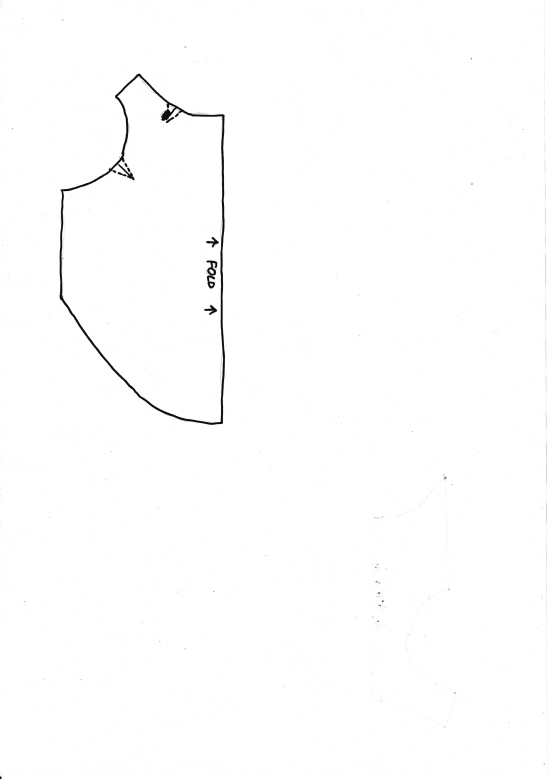
#> input picture src-deprecated/sweater-top.png, 1653 x 2337 px (shown at 1/3 size)
$ python main.py
#> lines starting #> are read from the running program, lines starting #| are printed output that depends on the picture; after the words box and inside, x2 and y2 are one past the last pixel; in counts of white or black regions, pixels touching at a corner belong together; long printed decimals are rounded
### src-deprecated/utils/functions.py
from PIL import Image, ImageDraw, ImageFont
import cv2
import numpy as np
import fitz  # PyMuPDF
import os

def is_pdf_file(file_path):
    _, file_extension = os.path.splitext(file_path)
    return file_extension.lower() == '.pdf'

# [101 lines left out: functions convert_pdf_to_bw_png, add_reference_box, add_lines, add_page_letters_left, add_page_letters_right, add_page_letters_top and 1 more, not called in this run]

def set_line_width(resized_image, line_width):
    # Load the image
    image = resized_image
    # Convert the image to grayscale
    gray = cv2.cvtColor(image, cv2.COLOR_BGR2GRAY)
    # Apply Canny edge detection
    edges = cv2.Canny(gray, 50, 150)
    # Find lines in the image using the HoughLinesP function for probabilistic Hough transform
    lines = cv2.HoughLinesP(edges, 3, np.pi / 210, threshold=50, minLineLength=50, maxLineGap=100)
    # Get the original image dimensions
    height, width, _ = resized_image.shape
    # Redraw the detected lines on blank image with whatever width we like
    new_image = Image.new("RGB", (width, height), "white")
    new_image = np.array(new_image)
    # Draw the lines on the original image
    for line in lines:
        x1, y1, x2, y2 = line[0]
        # Draw the line on the image with a specific width (in this case, 2 pixels)
        cv2.line(new_image, (x1, y1), (x2, y2), (0, 0, 0), line_width)
    return(new_image)

def set_scale_factors(height_cm, width_cm,
                    desired_height,
                    desired_width,
                    scale_factor_height,
                    scale_factor_width):
    if (desired_height):
        # Calculate scale factor
        scale_factor_height = desired_height/height_cm
        print(f"Scale factor height: {scale_factor_height}")

    if (desired_width):
        # Calculate scale factor
        scale_factor_width = desired_width/width_cm
        print(f"Scale factor width: {scale_factor_width}")

    if (not any(x is not None for x in [scale_factor_height, scale_factor_width])):
        raise Exception("scale_factor_height and scale_factor_width can not both be None. Please set at least one of the two.")

    if (scale_factor_height is None):
        scale_factor_height = scale_factor_width

    if (scale_factor_width is None):
        scale_factor_width = scale_factor_height

    return scale_factor_height, scale_factor_width

### src-deprecated/main.py
import cv2
from PIL import Image
import math
import string
from reportlab.pdfgen import canvas
from reportlab.lib.pagesizes import letter

from utils.functions import (
    add_lines,
    add_reference_box,
    add_page_letters_left,
    add_page_letters_right,
    add_page_letters_top,
    add_page_letters_bottom,
    set_line_width,
    set_scale_factors,
    convert_pdf_to_bw_png,
    is_pdf_file,
)

# User inputs
input_file = "sweater-top.png"
desired_height = 43
desired_width = None
scale_factor_height = None
scale_factor_width = None
pdf_resolution = 300
line_width = 2

# Fine tuning parameters
inch = 2.54
file_folder = "output-files/"

# Conversion parameters
if (is_pdf_file(input_file)):
    ## Convert pdf of scan to png
    print("Converting pdf to png...")
    pdf_input_file = input_file
    input_file = input_file.lower().replace(".pdf", ".png")
    convert_pdf_to_bw_png(pdf_input_file, input_file, pdf_resolution)

# We need a filename to use later for storing
file_name = input_file.replace(".png", "")

# Get the dpi
image = Image.open(input_file)  # Replace 'your_image.jpg' with the path to your image file
#> image is the input picture: PIL image 1653x2337 P; mean R, G, B 253.4, 253.4, 253.4
# Get the image's DPI (Dots Per Inch)
dpi = image.info.get('dpi')
#> dpi = (200, 200)
if (dpi is None):
    # Use a default
    print("Using default dpi")
    dpi = 72
else:
    dpi = dpi[0]
#> dpi = 200
print(dpi)
#| 199.9996

# Get dots per cm
dpcm = dpi/inch
#> dpcm = 78.74

# Load the scanned A4 image
image = cv2.imread(input_file)
#> image: shape (2337, 1653, 3)

# Convert the image to grayscale
gray = cv2.cvtColor(image, cv2.COLOR_BGR2GRAY)

# Apply Canny edge detection
edges = cv2.Canny(gray, 50, 150)
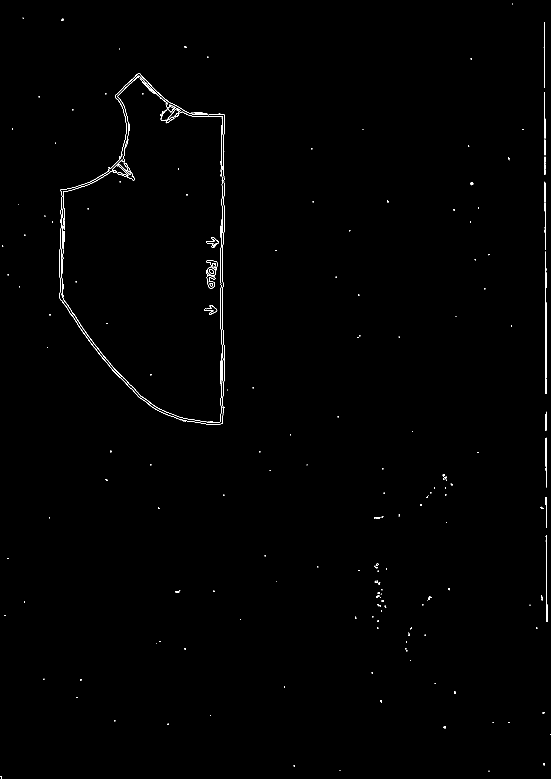
#> edges: shape (2337, 1653) (shown at 1/3 size); 0.35% white in thin lines or dots

# Find contours in the edge-detected image
contours, _ = cv2.findContours(edges, cv2.RETR_EXTERNAL, cv2.CHAIN_APPROX_SIMPLE)
#> contours = 195 contours, 186 with area under 20; largest, box (x1, y1, x2, y2) and area: (178, 221, 675, 1275) 375148, (1635, 755, 1640, 1182) 520, (1637, 1605, 1642, 1866) 414, (1122, 1551, 1141, 1557) 50, (1412, 548, 1420, 556) 40

# Filter the detected contours based on size or other criteria
# For example, you can keep the largest contour
largest_contour = max(contours, key=cv2.contourArea)
#> largest_contour = contour of 728 points, box (x1, y1, x2, y2) (178, 221, 675, 1275), area 375148

# Get the bounding box of the largest contour
x, y, w, h = cv2.boundingRect(largest_contour)
#> x = 178; y = 221; w = 497; h = 1054

# Crop the original image to the detected region
cropped_image = image[y:y+h, x:x+w]
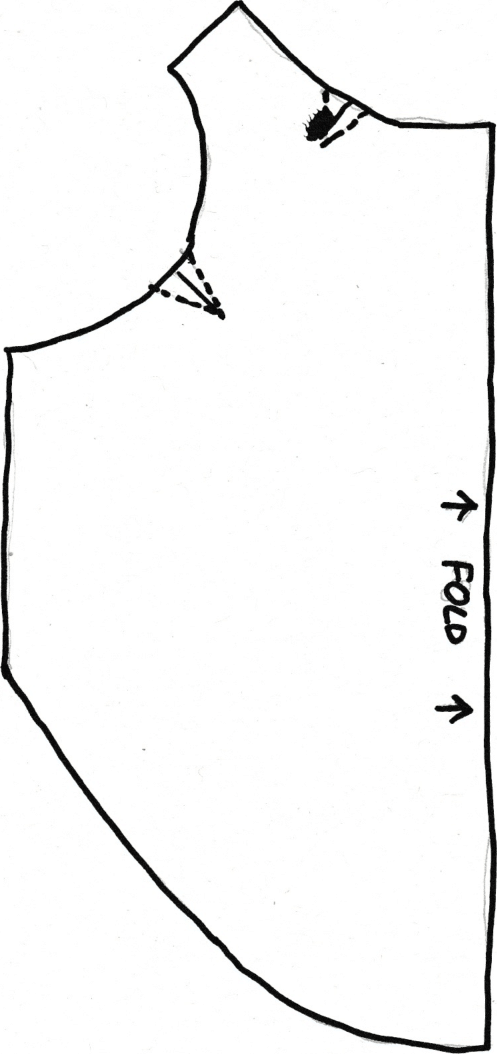
#> cropped_image: shape (1054, 497, 3); mean B, G, R 245.2, 245.2, 245.2

# Save the cropped image
cv2.imwrite(file_folder+"cropped_image.png", cropped_image)

# Get the original image dimensions
height, width, _ = cropped_image.shape
#> height = 1054; width = 497

# Get current sizes in cm
height_cm = height/dpcm
#> height_cm = 13.39
width_cm = width/dpcm
#> width_cm = 6.31
print(f"Current size of image: {width_cm} by {height_cm} cm")
#| Current size of image: 6.312 by 13.386 cm

scale_factor_height, scale_factor_width = set_scale_factors(height_cm, width_cm,
                                                            desired_height,
                                                            desired_width,
                                                            scale_factor_height,
                                                            scale_factor_width)
#> in set_scale_factors, `scale_factor_height = desired_height/height_cm`: scale_factor_height = 3.21
#| Scale factor height: 3.212
#> scale_factor_height = 3.21; scale_factor_width = 3.21

# Calculate the new dimensions
new_height = int(height * scale_factor_height)
#> new_height = 3385
new_width = int(width * scale_factor_width)
#> new_width = 1596
print(f"New size of image: {new_width/dpcm} by {new_height/dpcm} cm")
#| New size of image: 20.269 by 42.990 cm

# Resize the image to the new dimensions
resized_image = cv2.resize(cropped_image, (new_width, new_height))

if (line_width is not None):
    resized_image = set_line_width(resized_image, line_width)
#> in set_line_width, `edges = cv2.Canny(gray, 50, 150)`:
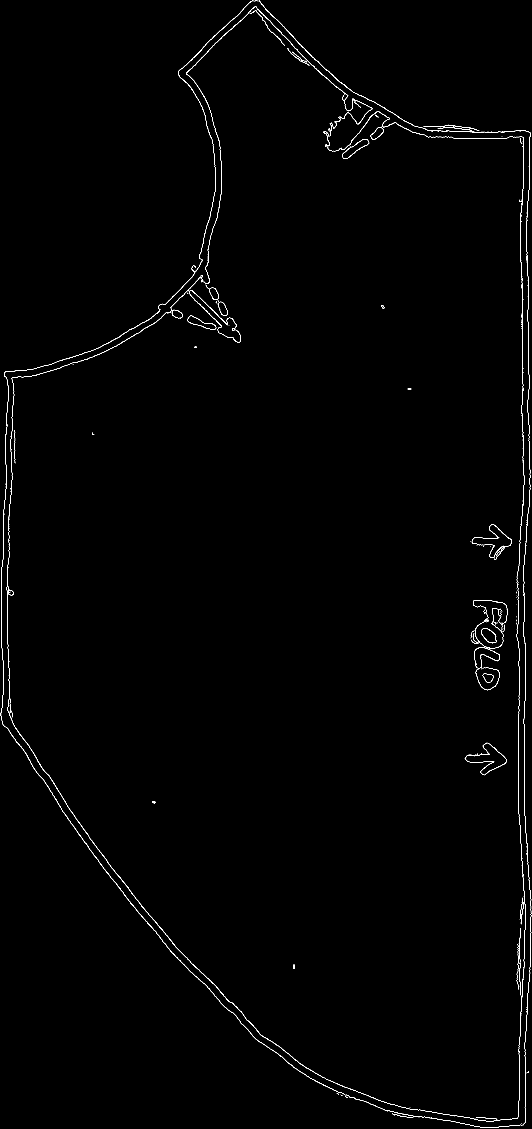
#> edges: shape (3385, 1596) (shown at 1/3 size); 0.51% white in thin lines or dots
#> in set_line_width, `lines = cv2.HoughLinesP(edges, 3, np.pi / 210, threshold=50, minLineLe..`: lines = 469 rows, first 6: [1553, 1714, 1554, 1814], [1573, 2220, 1576, 1953], [1570, 571, 1570, 391], [1557, 3375, 1557, 3112], [321, 2584, 480, 2783], [1566, 1388, 1566, 834]
#> in set_line_width, `new_image = Image.new("RGB", (width, height), "white")`: new_image: PIL image 1596x3385 RGB; every value is 255
#> the loop in set_line_width, `for line in lines:` made 469 passes
#> after the loop in set_line_width, `for line in lines:`:
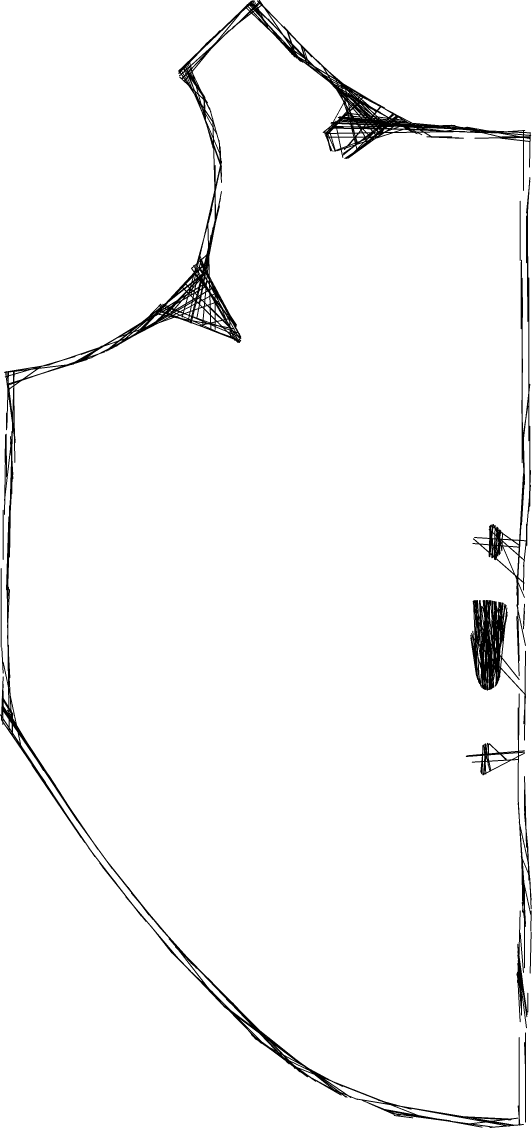
#> new_image: shape (3385, 1596, 3) (shown at 1/3 size); 96.9% white; 9 black regions, largest, box (x1, y1, x2, y2) and area: (0, 0, 1594, 3384) 114472, (1411, 1800, 1578, 2222) 21339, (1417, 531, 1593, 2029) 17035

# Save or display the resized image
cv2.imwrite(file_folder+"resized_image.png", resized_image)

# Load the large image
large_image = Image.open(file_folder+"resized_image.png")

# A4 paper dimensions in millimeters
a4_width_cm = 21
a4_height_cm = 29.7

# Calculate the size of one A4 section in pixels
a4_width_px_full = int((a4_width_cm / inch) * dpi)
#> a4_width_px_full = 1653
a4_height_px_full = int((a4_height_cm / inch) * dpi)
#> a4_height_px_full = 2338
a4_width_px = a4_width_px_full - 2*dpcm # take out 1 cm for the border
#> a4_width_px = 1495.5
a4_height_px = a4_height_px_full - 2*dpcm # take out 1 cm for the border
#> a4_height_px = 2180.5

# Calculate the number of A4-sized sections needed
num_sections_x = math.ceil(large_image.width / a4_width_px)
#> num_sections_x = 2
num_sections_y = math.ceil(large_image.height / a4_height_px)
#> num_sections_y = 2

# Parameters for page creation
page_count = 0
total_pages = num_sections_x * num_sections_y
#> total_pages = 4
letters = list(string.ascii_uppercase)[0:total_pages]
#> letters = ['A', 'B', 'C', 'D']

# TODO: refactor
# Store all resulting images in one pdf
#> (the run stopped early here; a loop or call above may not have finished)
